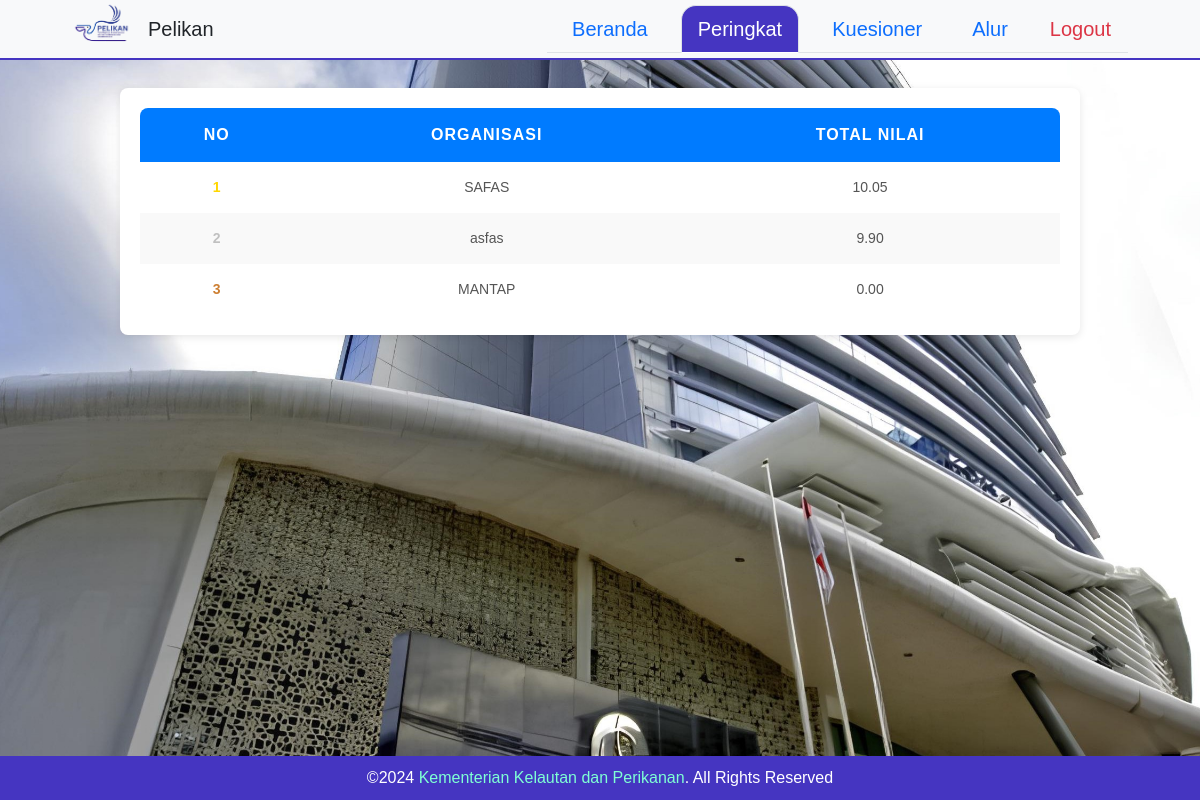
Screenshot of /upt/peringkat.php (signed in) with the database file from the repository.
### tables this page shows
CREATE TABLE `organisasi` (
  `id_organisasi` int NOT NULL,
  `id_akun` int NOT NULL,
  `unit_eselon1` varchar(255) NOT NULL,
  `nama_organisasi` varchar(255) NOT NULL,
  `alamat` varchar(255) DEFAULT NULL,
  `email_badan` varchar(255) DEFAULT NULL,
  `no_telp_fax` varchar(255) DEFAULT NULL,
  `nip_responden` char(10) NOT NULL,
  `nama_responden` varchar(255) NOT NULL,
  `jabatan` varchar(255) DEFAULT NULL,
  `nilai_kategori1` float(4,2) DEFAULT NULL,
  `nilai_kategori2` float(4,2) DEFAULT NULL,
  `nilai_kategori3` float(4,2) DEFAULT NULL,
  `nilai_kategori4` float(4,2) DEFAULT NULL,
  `nilai_kategori5` float(4,2) DEFAULT NULL,
  `nilai_kategori6` float(4,2) DEFAULT NULL,
  `id_penilai` int DEFAULT NULL,
  `can_fill_out` tinyint(1) DEFAULT '1',
  `verifikasi` tinyint(1) DEFAULT '1',
  `batas_waktu` text
);

### upt/peringkat.php (the view, shortened to what this page needs)
<?php
include '../koneksi.php';
$query = "
    SELECT
    nama_organisasi,
    ROUND(
        (COALESCE(nilai_kategori1, 0) +
         COALESCE(nilai_kategori2, 0) +
         COALESCE(nilai_kategori3, 0) +
         COALESCE(nilai_kategori4, 0) +
         COALESCE(nilai_kategori5, 0) +
         COALESCE(nilai_kategori6, 0)), 2
    ) AS total_nilai
FROM
    organisasi
ORDER BY
    total_nilai DESC;
";
$result = mysqli_query($conn, $query);
?>
<!DOCTYPE html>
<html lang="en">
<head>
        <link href="../css/bootstrap.min.css" type="text/css" rel="stylesheet">
        <link href="../css/pelikan.css" type="text/css" rel="stylesheet">
        <link rel="stylesheet" href="https://cdnjs.cloudflare.com/ajax/libs/font-awesome/6.0.0-beta3/css/all.min.css">
</head>
<body>
<?php include 'navbar.php'; ?>
<h2>Peringkat Organisasi Berdasarkan Total Nilai</h2>
<div class="table-container">
    <table>
        <thead>
            <tr>
                <th>No</th>
                <th>Organisasi</th>
                <th>Total Nilai</th>
            </tr>
        </thead>
        <tbody>
            <?php
            if (mysqli_num_rows($result) > 0) {
                $no = 1;
                while ($row = mysqli_fetch_assoc($result)) {
                    $rank_class = "";
                    if ($no == 1) {
                        $rank_class = "rank-1";
                    } elseif ($no == 2) {
                        $rank_class = "rank-2";
                    } elseif ($no == 3) {
                        $rank_class = "rank-3";
                    }
                    echo "<tr>";
                    echo "<td class='{$rank_class}'>{$no}</td>";
                    echo "<td>{$row['nama_organisasi']}</td>";
                    echo "<td>{$row['total_nilai']}</td>";
                    echo "</tr>";
                    $no++;
                }
            } else {
                echo "<tr><td colspan='3'>No data available</td></tr>";
            }
            ?>
        </tbody>
    </table>
</div>
 <footer>
        <div class="container-fluid text-center" style="color:white;">
            <div class="row">
                <div class="col">
            </div>
                <div class="col-8">
                    ©2024 <a style="text-decoration: none; color:aquamarine">Kementerian Kelautan dan Perikanan</a>. All Rights Reserved
                </div>
                <div class="col">
                </div>
            </div>
        </div>
</footer>
</body>
</html>

### upt/peringkat.php (style rules this page uses)
body { font-family: Arial, sans-serif; background-color: #f4f7f6; margin: 0; padding: 0; text-align: center; background-image: url('../img/Kantor KKP.jpg'); background-size: cover; background-position: center; background-attachment: fixed; background-repeat: no-repeat; }
h2 { color: #333; margin-top: 20px; }
footer { width: 100%; background-color: #4535C1; color: white; padding: 10px; position: fixed; bottom: 0; left: 0; text-align: center; }
.table-container { max-width: 80%; margin: 30px auto; background-color: white; padding: 20px; box-shadow: 0 2px 8px rgba(0, 0, 0, 0.1); border-radius: 8px; }
table { width: 100%; border-collapse: collapse; overflow: hidden; border-radius: 8px; }
th, td { padding: 15px; text-align: center; }
th { background-color: #007BFF; color: white; font-size: 16px; text-transform: uppercase; letter-spacing: 1px; }
td { font-size: 14px; color: #555; }
tr:nth-child(even) { background-color: #f9f9f9; }
.rank-1 { color: #FFD700; font-weight: bold; }
.rank-2 { color: #C0C0C0; font-weight: bold; }
.rank-3 { color: #CD7F32; font-weight: bold; }

### rows the page displays
organisasi: nama_organisasi "SAFAS", total_nilai "10.05"
organisasi: nama_organisasi "asfas", total_nilai "9.90"
organisasi: nama_organisasi "MANTAP", total_nilai "0.00"
